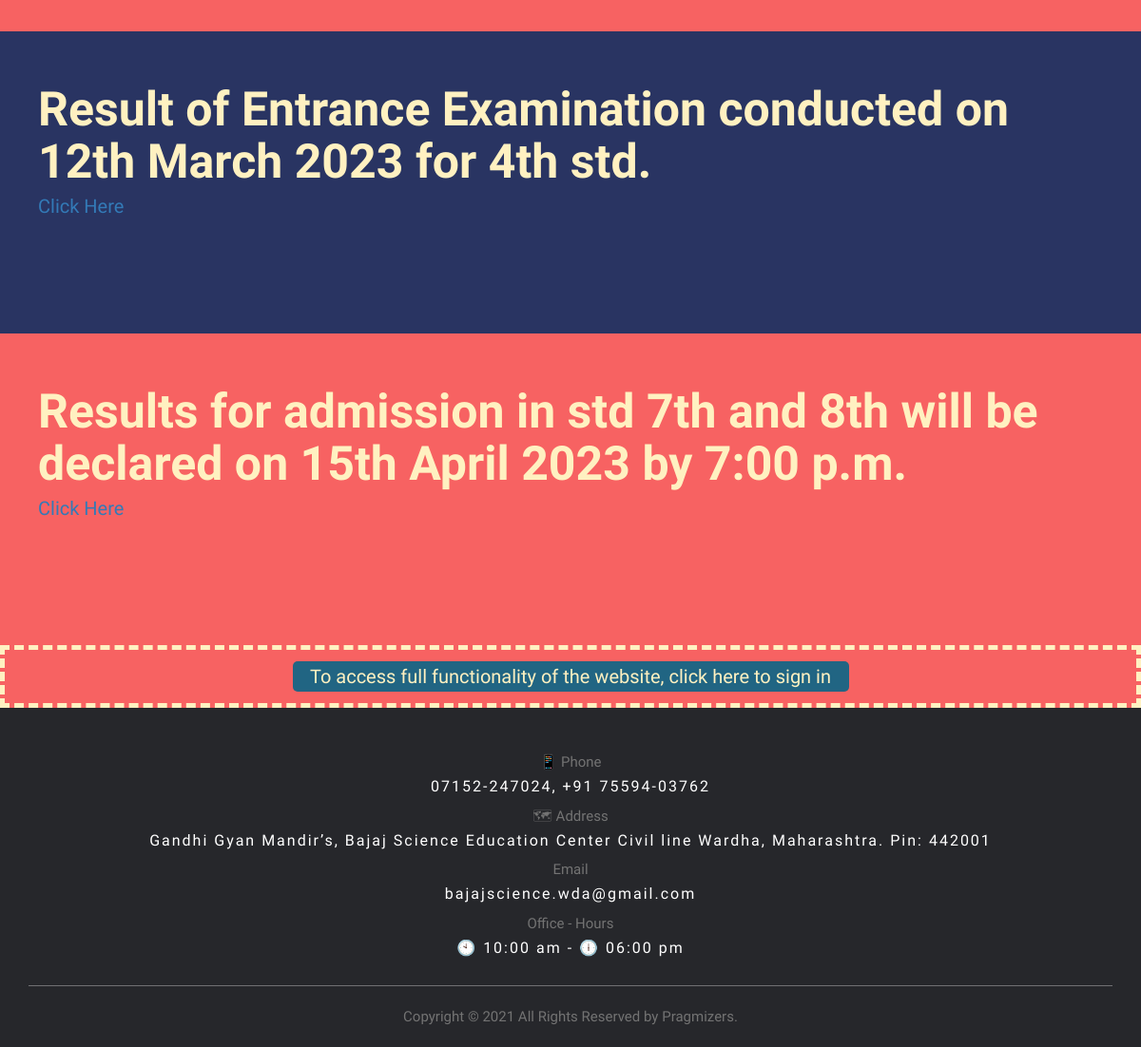
Before: /NoticeBoard/ (lower part) with the older database file.
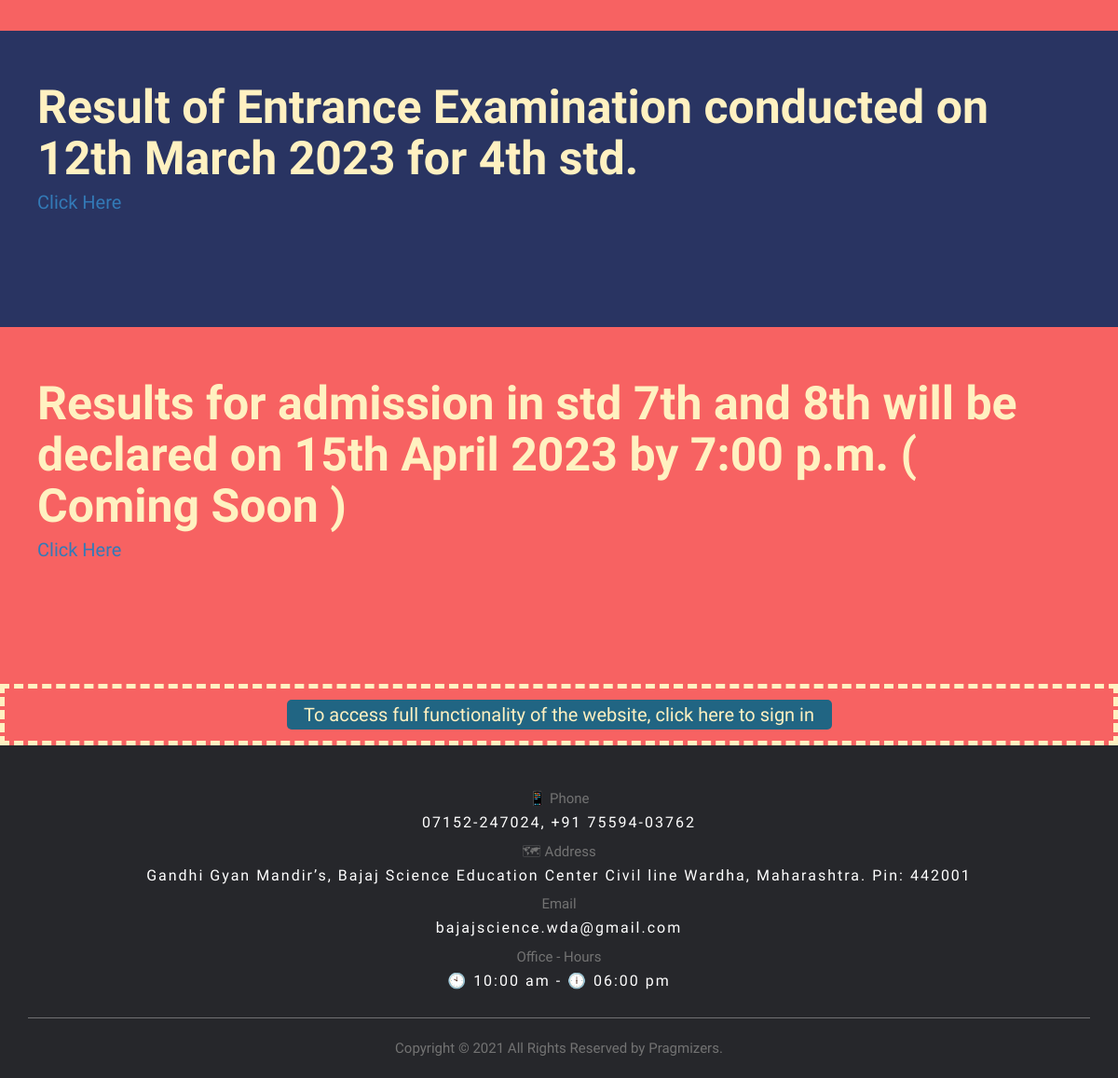
After: the same page with the newer database file.
### BajajScienceCentre/models.py (models this page shows, shortened)
class Notice(models.Model):
    title = models.CharField(max_length=200)
    message = models.CharField(max_length=1000, null=True)

### BajajScienceCentre/views.py (the view)
# urls.py: path('NoticeBoard/', views.noticeBoard),
def noticeBoard(request):
    context = {'Title':'Notice Board'}
    trivia = list(Trivia.objects.all())
    if(len(trivia) > 0):
        context['triviaTitle'] = trivia[0].title
        context['trivia']      = trivia[0].message
    notices = list(Notice.objects.all())
    formattedNotices = []
    for i in range (0, len(notices)):
        num = 0;
        if(i % 2 == 1):
            num = 2
        formattedNotices.append({'Notice': notices[i],
                                 'colour': num,
                                 })
    context['notices'] = formattedNotices
    return(render(request, 'noticeBoard.html', context))

### templates/noticeBoard.html (shortened to what this page needs)
{% extends "format.html" %}
{% load static %}
{% block body %}
{% for notice in notices %}
{% if notice.colour == 0 %}
<div class="general hoverShadow hUnderline" style="padding: 50px 0px 125px 0px;">
{% elif notice.colour == 1 %}
<div class="general blue1 hoverShadow hUnderline" style="padding: 50px 0px 125px 0px;">
{% else %}
<div class="general blue2 hoverShadow hUnderline" style="padding: 50px 0px 125px 0px;">
{% endif %}
  <h1><strong>{{notice.Notice.title}}</strong></h1>
  <p><a href="{{notice.Notice.message}}">Click Here</a></p>
</div>
{% endfor %}
{% endblock %}

Changed rows visible on the page:
removed Notice: Notice "Results for admission in std 7th and 8th will be declared on 15th April 2023 by 7:00 p.m."
added Notice: Notice "Results for admission in std 7th and 8th will be declared on 15th April 2023 by 7:00 p.m. ( Coming Soon )"
